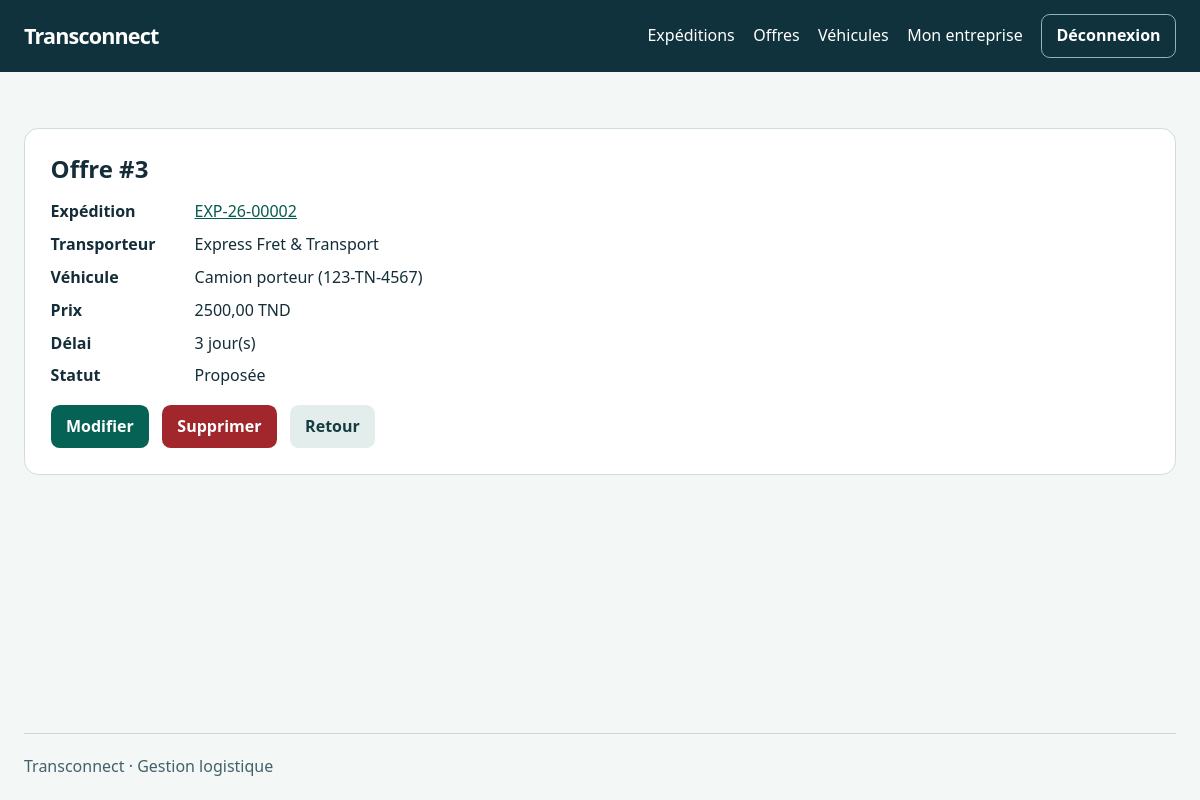
Screenshot of /offres/3/ (signed in) with the database file from the repository.
### OffreApp/models.py (models this page shows, shortened)
class Offre(models.Model):
    STATUT_CHOICES = [
        ('proposee', 'Proposée'),
        ('acceptee', 'Acceptée'),
        ('refusee', 'Refusée'),
        ('retiree', 'Retirée'),
    ]
    prix = models.DecimalField(
        max_digits=10,
        decimal_places=2,
        validators=[
            MinValueValidator(
                Decimal('0.01'),
                "Le prix doit être strictement supérieur à 0."
            )
        ]
    )
    delai_jours = models.IntegerField(
        validators=[
            MinValueValidator(
                1,
                "Le délai doit être supérieur ou égal à 1 jour."
            )
        ]
    )
    statut = models.CharField(
        max_length=20,
        choices=STATUT_CHOICES,
        default='proposee'
    )
    date_proposition = models.DateField(auto_now_add=True)
    created_at = models.DateTimeField(auto_now_add=True, null=True, blank=True)
    updated_at = models.DateTimeField(auto_now=True, null=True, blank=True)
    expedition = models.ForeignKey(
        Expedition,
        on_delete=models.CASCADE,
        related_name='offres'
    )
    transporteur = models.ForeignKey(
        Entreprise,
        on_delete=models.CASCADE,
        related_name='offres'
    )
    vehicule = models.ForeignKey(
        Vehicule,
        on_delete=models.CASCADE,
        related_name='offres'
    )

### ExpeditionApp/models.py (models this page shows, shortened)
class Expedition(models.Model):
    STATUT_CHOICES = [
        ('publiee', 'Publiée'),
        ('attribuee', 'Attribuée'),
        ('en_cours', 'En cours'),
        ('livree', 'Livrée'),
        ('annulee', 'Annulée'),
    ]
    reference = models.CharField(
        max_length=100,
        unique=True,
        validators=[reference_validator]
    )
    ville_depart = models.CharField(max_length=100)
    ville_arrivee = models.CharField(max_length=100)
    poids_kg = models.DecimalField(
        max_digits=10,
        decimal_places=2,
        default=Decimal('100.00'),
        validators=[MinValueValidator(Decimal('0.01'), "Le poids doit être strictement positif.")]
    )
    date_souhaitee = models.DateField(null=True, blank=True)
    description = models.TextField(blank=True, default='')
    statut = models.CharField(
        max_length=20,
        choices=STATUT_CHOICES,
        default='publiee'
    )
    entreprise = models.ForeignKey(
        'EntrepriseApp.Entreprise',
        on_delete=models.CASCADE,
        related_name='expeditions'
    )
    created_at = models.DateTimeField(auto_now_add=True)
    updated_at = models.DateTimeField(auto_now=True)
    @property
    def poids(self):
        return self.poids_kg
    @poids.setter
    def poids(self, value):
        self.poids_kg = value
    @property
    def status(self):
        return self.statut

### EntrepriseApp/models.py (models this page shows, shortened)
class Entreprise(models.Model):
    TYPE_CHOICES = [
        ('chargeur', 'Chargeur'),
        ('transporteur', 'Transporteur'),
    ]
    raison_sociale = models.CharField(max_length=200, blank=False, null=False)
    matricule_fiscal = models.CharField(
        max_length=17,
        unique=True,
        validators=[matricule_validator],
        db_column='matricule_fiscale'
    )
    adresse = models.TextField(
        validators=[
            MinLengthValidator(20, "L'adresse doit contenir au moins 20 caractères."),
            MaxLengthValidator(400, "L'adresse ne peut pas dépasser 400 caractères.")
        ],
        blank=False,
        null=False
    )
    type_entreprise = models.CharField(
        max_length=100,
        choices=TYPE_CHOICES,
        default='chargeur'
    )
    created_at = models.DateTimeField(auto_now_add=True)
    updated_at = models.DateTimeField(auto_now=True)
    gerant = models.OneToOneField(
        Utilisateur,
        on_delete=models.CASCADE,
        related_name='entreprise'
    )
    @property
    def matricule_fiscale(self):
        return self.matricule_fiscal
    @matricule_fiscale.setter
    def matricule_fiscale(self, value):
        self.matricule_fiscal = value

### VehiculeApp/models.py (models this page shows, shortened)
class Vehicule(models.Model):
    TYPE_VEHICULE_CHOICES = [
        ('camionnette', 'Camionnette / utilitaire léger'),
        ('camion_porteur', 'Camion porteur'),
        ('semi_remorque', 'Semi-remorque'),
        ('fourgon', 'Fourgon'),
    ]
    immatriculation = models.CharField(max_length=20, unique=True)
    type_vehicule = models.CharField(
        max_length=50,
        choices=TYPE_VEHICULE_CHOICES
    )
    capacite_kg = models.DecimalField(
        max_digits=10,
        decimal_places=2,
        validators=[MinValueValidator(Decimal('0.01'), "La capacité doit être strictement positive.")]
    )
    disponible = models.BooleanField(default=True)
    entreprise = models.ForeignKey(
        'EntrepriseApp.Entreprise',
        on_delete=models.CASCADE,
        related_name='vehicules'
    )
    created_at = models.DateTimeField(auto_now_add=True)
    updated_at = models.DateTimeField(auto_now=True)
    def __str__(self):
        return f"{self.get_type_vehicule_display()} ({self.immatriculation})"

### OffreApp/views.py (the view)
# urls.py: path("<int:pk>/", OffreDetailView.as_view(), name="offre_detail"),
class OffreDetailView(VisibleOffresMixin, DetailView):
    template_name = 'offre/detail.html'
    context_object_name = 'offre'

### OffreApp/views.py (called while the page is built)
    def get_queryset(self):
        offers = Offre.objects.select_related('expedition', 'transporteur', 'vehicule')
        if self.company.type_entreprise == 'chargeur':
            return offers.filter(expedition__entreprise=self.company)
        return offers.filter(transporteur=self.company)

### config/access.py (called while the page is built)
def company_for(user):
    company = getattr(user, 'entreprise', None)
    if company and company.type_entreprise == user.role:
        return company
    return None

    def dispatch(self, request, *args, **kwargs):
        if not request.user.is_authenticated:
            return self.handle_no_permission()
        if request.user.role not in self.roles:
            raise PermissionDenied
        self.company = company_for(request.user)
        if self.require_company and not self.company:
            if request.method in ('GET', 'HEAD') and not hasattr(request.user, 'entreprise'):
                return redirect('entreprise_create')
            raise PermissionDenied
        return super().dispatch(request, *args, **kwargs)

### templates/offre/detail.html (shortened to what this page needs)
{% extends 'base.html' %}
{% block content %}
<section class="panel">
    <h1>Offre #{{ offre.pk }}</h1>
    <dl class="details">
        <dt>Expédition</dt><dd><a href="{% url 'detailview_expedition' offre.expedition_id %}">{{ offre.expedition.reference }}</a></dd>
        <dt>Transporteur</dt><dd>{{ offre.transporteur.raison_sociale }}</dd>
        <dt>Véhicule</dt><dd>{{ offre.vehicule }}</dd>
        <dt>Prix</dt><dd>{{ offre.prix }} TND</dd>
        <dt>Délai</dt><dd>{{ offre.delai_jours }} jour(s)</dd>
        <dt>Statut</dt><dd>{{ offre.get_statut_display }}</dd>
    </dl>
    <div class="actions">
        {% if offre.statut == 'proposee' and offre.expedition.statut == 'publiee' %}
            {% if user.role == 'chargeur' and offre.vehicule.disponible %}
                <form method="post" action="{% url 'offre_accept' offre.pk %}">
                    {% csrf_token %}<button class="button" type="submit">Accepter cette offre</button>
                </form>
            {% elif user.role == 'transporteur' %}
                <a class="button" href="{% url 'offre_update' offre.pk %}">Modifier</a>
                <a class="button danger" href="{% url 'offre_delete' offre.pk %}">Supprimer</a>
            {% endif %}
        {% endif %}
        <a class="button secondary" href="{% url 'offre_list' %}">Retour</a>
    </div>
</section>
{% endblock %}

### EntrepriseApp/static/logistique/site.css (style rules this page uses)
:root { color-scheme: light; font: 100% / 1.6 system-ui, sans-serif; color: #142d38; background: #f3f7f6; }
* { box-sizing: border-box; }
body { margin: 0; min-height: 100vh; display: flex; flex-direction: column; }
.navigation, .nav-links, .page-head, .row, .actions { display: flex; flex-wrap: wrap; align-items: center; gap: .8rem; }
h1, h2 { line-height: 1.2; margin: 0 0 .65rem; }
a { color: #075a4e; }
.button { display: inline-flex; align-items: center; justify-content: center; padding: .5rem .9rem; border: 1px solid transparent; border-radius: .55rem; background: #066254; color: white; text-decoration: none; cursor: pointer; font: inherit; font-weight: 650; }
.button.secondary { background: #e3eeec; color: #163b40; }
.button.danger { background: #a1272d; }
.panel, .row { background: white; border: 1px solid #cfdddc; border-radius: .9rem; padding: clamp(1rem, 3vw, 1.6rem); }
.details { display: grid; grid-template-columns: minmax(8rem, max-content) 1fr; gap: .45rem 1rem; }
.details dt { font-weight: 700; }
.details dd { margin: 0; overflow-wrap: anywhere; }

### rows the page displays
Offre: pk "3", expedition.reference "EXP-26-00002", transporteur.raison_sociale "Express Fret & Transport", vehicule "Camion porteur (123-TN-4567)", prix "2500,00", delai_jours "3", statut "Proposée"
